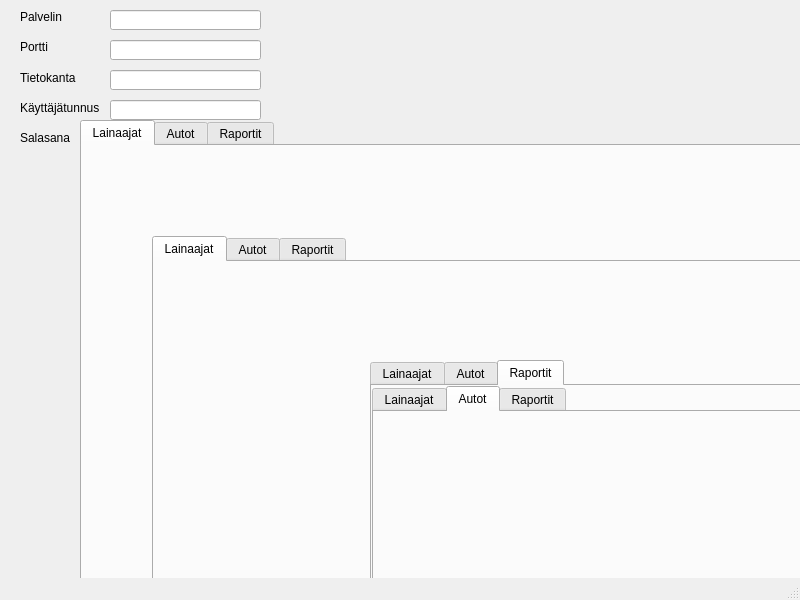
<?xml version="1.0" encoding="UTF-8"?>
<ui version="4.0">
 <class>MainWindow</class>
 <widget class="QMainWindow" name="MainWindow">
  <property name="geometry">
   <rect>
    <x>0</x>
    <y>0</y>
    <width>800</width>
    <height>600</height>
   </rect>
  </property>
  <property name="cursor">
   <cursorShape>PointingHandCursor</cursorShape>
  </property>
  <property name="windowTitle">
   <string>MainWindow</string>
  </property>
  <widget class="QWidget" name="centralwidget">
   <widget class="QLabel" name="ServerLabel">
    <property name="geometry">
     <rect>
      <x>20</x>
      <y>10</y>
      <width>47</width>
      <height>13</height>
     </rect>
    </property>
    <property name="font">
     <font>
      <pointsize>9</pointsize>
     </font>
    </property>
    <property name="text">
     <string>Palvelin</string>
    </property>
   </widget>
   <widget class="QLabel" name="portLabel">
    <property name="geometry">
     <rect>
      <x>20</x>
      <y>40</y>
      <width>47</width>
      <height>13</height>
     </rect>
    </property>
    <property name="font">
     <font>
      <pointsize>9</pointsize>
     </font>
    </property>
    <property name="text">
     <string>Portti</string>
    </property>
   </widget>
   <widget class="QLabel" name="databaseLabel">
    <property name="geometry">
     <rect>
      <x>20</x>
      <y>70</y>
      <width>71</width>
      <height>16</height>
     </rect>
    </property>
    <property name="font">
     <font>
      <pointsize>9</pointsize>
     </font>
    </property>
    <property name="text">
     <string>Tietokanta</string>
    </property>
   </widget>
   <widget class="QLabel" name="userLabel">
    <property name="geometry">
     <rect>
      <x>20</x>
      <y>100</y>
      <width>101</width>
      <height>16</height>
     </rect>
    </property>
    <property name="font">
     <font>
      <pointsize>9</pointsize>
     </font>
    </property>
    <property name="text">
     <string>Käyttäjätunnus</string>
    </property>
   </widget>
   <widget class="QLabel" name="passwordLabel">
    <property name="geometry">
     <rect>
      <x>20</x>
      <y>130</y>
      <width>71</width>
      <height>16</height>
     </rect>
    </property>
    <property name="font">
     <font>
      <pointsize>9</pointsize>
     </font>
    </property>
    <property name="text">
     <string>Salasana</string>
    </property>
   </widget>
   <widget class="QLineEdit" name="serverLineEdit">
    <property name="geometry">
     <rect>
      <x>110</x>
      <y>10</y>
      <width>151</width>
      <height>20</height>
     </rect>
    </property>
   </widget>
   <widget class="QLineEdit" name="portLineEdit">
    <property name="geometry">
     <rect>
      <x>110</x>
      <y>40</y>
      <width>151</width>
      <height>20</height>
     </rect>
    </property>
   </widget>
   <widget class="QLineEdit" name="databaseLineEdit">
    <property name="geometry">
     <rect>
      <x>110</x>
      <y>70</y>
      <width>151</width>
      <height>20</height>
     </rect>
    </property>
   </widget>
   <widget class="QLineEdit" name="passwordLineEdit">
    <property name="geometry">
     <rect>
      <x>110</x>
      <y>130</y>
      <width>151</width>
      <height>20</height>
     </rect>
    </property>
    <property name="echoMode">
     <enum>QLineEdit::Password</enum>
    </property>
   </widget>
   <widget class="QLineEdit" name="userLineEdit">
    <property name="geometry">
     <rect>
      <x>110</x>
      <y>100</y>
      <width>151</width>
      <height>20</height>
     </rect>
    </property>
   </widget>
   <widget class="QPushButton" name="saveSettingspushButton">
    <property name="geometry">
     <rect>
      <x>110</x>
      <y>160</y>
      <width>111</width>
      <height>31</height>
     </rect>
    </property>
    <property name="font">
     <font>
      <pointsize>11</pointsize>
     </font>
    </property>
    <property name="text">
     <string>Tallenna</string>
    </property>
   </widget>
   <widget class="QTabWidget" name="valikko">
    <property name="geometry">
     <rect>
      <x>80</x>
      <y>120</y>
      <width>761</width>
      <height>821</height>
     </rect>
    </property>
    <property name="currentIndex">
     <number>0</number>
    </property>
    <widget class="QWidget" name="studentTab">
     <attribute name="title">
      <string>Lainaajat</string>
     </attribute>
     <widget class="QTabWidget" name="valikko_2">
      <property name="geometry">
       <rect>
        <x>70</x>
        <y>90</y>
        <width>761</width>
        <height>821</height>
       </rect>
      </property>
      <property name="currentIndex">
       <number>0</number>
      </property>
      <widget class="QWidget" name="studentTab_2">
       <attribute name="title">
        <string>Lainaajat</string>
       </attribute>
      </widget>
      <widget class="QWidget" name="vechileTab_2">
       <attribute name="title">
        <string>Autot</string>
       </attribute>
      </widget>
      <widget class="QWidget" name="reportsTab_2">
       <attribute name="title">
        <string>Raportit</string>
       </attribute>
       <widget class="QLabel" name="label_6">
        <property name="geometry">
         <rect>
          <x>20</x>
          <y>40</y>
          <width>81</width>
          <height>16</height>
         </rect>
        </property>
        <property name="text">
         <string>Henkilötunnus</string>
        </property>
       </widget>
       <widget class="QLabel" name="label_7">
        <property name="geometry">
         <rect>
          <x>20</x>
          <y>70</y>
          <width>81</width>
          <height>16</height>
         </rect>
        </property>
        <property name="text">
         <string>Etunimi</string>
        </property>
       </widget>
       <widget class="QLabel" name="label_8">
        <property name="geometry">
         <rect>
          <x>20</x>
          <y>100</y>
          <width>81</width>
          <height>16</height>
         </rect>
        </property>
        <property name="text">
         <string>Sukunimi</string>
        </property>
       </widget>
       <widget class="QLabel" name="label_9">
        <property name="geometry">
         <rect>
          <x>20</x>
          <y>130</y>
          <width>47</width>
          <height>13</height>
         </rect>
        </property>
        <property name="text">
         <string>Ryhmä</string>
        </property>
       </widget>
       <widget class="QLabel" name="label_10">
        <property name="geometry">
         <rect>
          <x>20</x>
          <y>160</y>
          <width>91</width>
          <height>16</height>
         </rect>
        </property>
        <property name="text">
         <string>Ajoneuvoluokka</string>
        </property>
       </widget>
       <widget class="QLineEdit" name="lineEdit_4">
        <property name="geometry">
         <rect>
          <x>110</x>
          <y>40</y>
          <width>113</width>
          <height>20</height>
         </rect>
        </property>
       </widget>
       <widget class="QLineEdit" name="lineEdit_6">
        <property name="geometry">
         <rect>
          <x>110</x>
          <y>70</y>
          <width>113</width>
          <height>20</height>
         </rect>
        </property>
       </widget>
       <widget class="QLineEdit" name="lineEdit_7">
        <property name="geometry">
         <rect>
          <x>110</x>
          <y>100</y>
          <width>113</width>
          <height>20</height>
         </rect>
        </property>
       </widget>
       <widget class="QLineEdit" name="lineEdit_8">
        <property name="geometry">
         <rect>
          <x>110</x>
          <y>160</y>
          <width>113</width>
          <height>20</height>
         </rect>
        </property>
       </widget>
       <widget class="QComboBox" name="comboBox_2">
        <property name="geometry">
         <rect>
          <x>110</x>
          <y>130</y>
          <width>111</width>
          <height>22</height>
         </rect>
        </property>
       </widget>
      </widget>
     </widget>
    </widget>
    <widget class="QWidget" name="vechileTab">
     <attribute name="title">
      <string>Autot</string>
     </attribute>
    </widget>
    <widget class="QWidget" name="reportsTab">
     <attribute name="title">
      <string>Raportit</string>
     </attribute>
     <widget class="QLabel" name="label">
      <property name="geometry">
       <rect>
        <x>20</x>
        <y>40</y>
        <width>81</width>
        <height>16</height>
       </rect>
      </property>
      <property name="text">
       <string>Henkilötunnus</string>
      </property>
     </widget>
     <widget class="QLabel" name="label_2">
      <property name="geometry">
       <rect>
        <x>20</x>
        <y>70</y>
        <width>81</width>
        <height>16</height>
       </rect>
      </property>
      <property name="text">
       <string>Etunimi</string>
      </property>
     </widget>
     <widget class="QLabel" name="label_3">
      <property name="geometry">
       <rect>
        <x>20</x>
        <y>100</y>
        <width>81</width>
        <height>16</height>
       </rect>
      </property>
      <property name="text">
       <string>Sukunimi</string>
      </property>
     </widget>
     <widget class="QLabel" name="label_4">
      <property name="geometry">
       <rect>
        <x>20</x>
        <y>130</y>
        <width>47</width>
        <height>13</height>
       </rect>
      </property>
      <property name="text">
       <string>Ryhmä</string>
      </property>
     </widget>
     <widget class="QLabel" name="label_5">
      <property name="geometry">
       <rect>
        <x>20</x>
        <y>160</y>
        <width>91</width>
        <height>16</height>
       </rect>
      </property>
      <property name="text">
       <string>Ajoneuvoluokka</string>
      </property>
     </widget>
     <widget class="QLineEdit" name="lineEdit">
      <property name="geometry">
       <rect>
        <x>110</x>
        <y>40</y>
        <width>113</width>
        <height>20</height>
       </rect>
      </property>
     </widget>
     <widget class="QLineEdit" name="lineEdit_2">
      <property name="geometry">
       <rect>
        <x>110</x>
        <y>70</y>
        <width>113</width>
        <height>20</height>
       </rect>
      </property>
     </widget>
     <widget class="QLineEdit" name="lineEdit_3">
      <property name="geometry">
       <rect>
        <x>110</x>
        <y>100</y>
        <width>113</width>
        <height>20</height>
       </rect>
      </property>
     </widget>
     <widget class="QLineEdit" name="lineEdit_5">
      <property name="geometry">
       <rect>
        <x>110</x>
        <y>160</y>
        <width>113</width>
        <height>20</height>
       </rect>
      </property>
     </widget>
     <widget class="QComboBox" name="comboBox">
      <property name="geometry">
       <rect>
        <x>110</x>
        <y>130</y>
        <width>111</width>
        <height>22</height>
       </rect>
      </property>
     </widget>
    </widget>
   </widget>
   <widget class="QTabWidget" name="valikko_3">
    <property name="geometry">
     <rect>
      <x>370</x>
      <y>360</y>
      <width>761</width>
      <height>821</height>
     </rect>
    </property>
    <property name="currentIndex">
     <number>2</number>
    </property>
    <widget class="QWidget" name="studentTab_3">
     <attribute name="title">
      <string>Lainaajat</string>
     </attribute>
    </widget>
    <widget class="QWidget" name="vechileTab_3">
     <attribute name="title">
      <string>Autot</string>
     </attribute>
    </widget>
    <widget class="QWidget" name="reportsTab_3">
     <attribute name="title">
      <string>Raportit</string>
     </attribute>
     <widget class="QLabel" name="label_11">
      <property name="geometry">
       <rect>
        <x>20</x>
        <y>40</y>
        <width>81</width>
        <height>16</height>
       </rect>
      </property>
      <property name="text">
       <string>Henkilötunnus</string>
      </property>
     </widget>
     <widget class="QLabel" name="label_12">
      <property name="geometry">
       <rect>
        <x>20</x>
        <y>70</y>
        <width>81</width>
        <height>16</height>
       </rect>
      </property>
      <property name="text">
       <string>Etunimi</string>
      </property>
     </widget>
     <widget class="QLabel" name="label_13">
      <property name="geometry">
       <rect>
        <x>20</x>
        <y>100</y>
        <width>81</width>
        <height>16</height>
       </rect>
      </property>
      <property name="text">
       <string>Sukunimi</string>
      </property>
     </widget>
     <widget class="QLabel" name="label_14">
      <property name="geometry">
       <rect>
        <x>20</x>
        <y>130</y>
        <width>47</width>
        <height>13</height>
       </rect>
      </property>
      <property name="text">
       <string>Ryhmä</string>
      </property>
     </widget>
     <widget class="QLabel" name="label_15">
      <property name="geometry">
       <rect>
        <x>20</x>
        <y>160</y>
        <width>91</width>
        <height>16</height>
       </rect>
      </property>
      <property name="text">
       <string>Ajoneuvoluokka</string>
      </property>
     </widget>
     <widget class="QLineEdit" name="lineEdit_9">
      <property name="geometry">
       <rect>
        <x>110</x>
        <y>40</y>
        <width>113</width>
        <height>20</height>
       </rect>
      </property>
     </widget>
     <widget class="QLineEdit" name="lineEdit_10">
      <property name="geometry">
       <rect>
        <x>110</x>
        <y>70</y>
        <width>113</width>
        <height>20</height>
       </rect>
      </property>
     </widget>
     <widget class="QLineEdit" name="lineEdit_11">
      <property name="geometry">
       <rect>
        <x>110</x>
        <y>100</y>
        <width>113</width>
        <height>20</height>
       </rect>
      </property>
     </widget>
     <widget class="QLineEdit" name="lineEdit_12">
      <property name="geometry">
       <rect>
        <x>110</x>
        <y>160</y>
        <width>113</width>
        <height>20</height>
       </rect>
      </property>
     </widget>
     <widget class="QComboBox" name="comboBox_3">
      <property name="geometry">
       <rect>
        <x>110</x>
        <y>130</y>
        <width>111</width>
        <height>22</height>
       </rect>
      </property>
     </widget>
     <widget class="QTabWidget" name="valikko_4">
      <property name="geometry">
       <rect>
        <x>0</x>
        <y>0</y>
        <width>761</width>
        <height>821</height>
       </rect>
      </property>
      <property name="currentIndex">
       <number>1</number>
      </property>
      <widget class="QWidget" name="studentTab_4">
       <attribute name="title">
        <string>Lainaajat</string>
       </attribute>
      </widget>
      <widget class="QWidget" name="vechileTab_4">
       <attribute name="title">
        <string>Autot</string>
       </attribute>
      </widget>
      <widget class="QWidget" name="reportsTab_4">
       <attribute name="title">
        <string>Raportit</string>
       </attribute>
       <widget class="QLabel" name="label_16">
        <property name="geometry">
         <rect>
          <x>20</x>
          <y>40</y>
          <width>81</width>
          <height>16</height>
         </rect>
        </property>
        <property name="text">
         <string>Henkilötunnus</string>
        </property>
       </widget>
       <widget class="QLabel" name="label_17">
        <property name="geometry">
         <rect>
          <x>20</x>
          <y>70</y>
          <width>81</width>
          <height>16</height>
         </rect>
        </property>
        <property name="text">
         <string>Etunimi</string>
        </property>
       </widget>
       <widget class="QLabel" name="label_18">
        <property name="geometry">
         <rect>
          <x>20</x>
          <y>100</y>
          <width>81</width>
          <height>16</height>
         </rect>
        </property>
        <property name="text">
         <string>Sukunimi</string>
        </property>
       </widget>
       <widget class="QLabel" name="label_19">
        <property name="geometry">
         <rect>
          <x>20</x>
          <y>130</y>
          <width>47</width>
          <height>13</height>
         </rect>
        </property>
        <property name="text">
         <string>Ryhmä</string>
        </property>
       </widget>
       <widget class="QLabel" name="label_20">
        <property name="geometry">
         <rect>
          <x>20</x>
          <y>160</y>
          <width>91</width>
          <height>16</height>
         </rect>
        </property>
        <property name="text">
         <string>Ajoneuvoluokka</string>
        </property>
       </widget>
       <widget class="QLineEdit" name="lineEdit_13">
        <property name="geometry">
         <rect>
          <x>110</x>
          <y>40</y>
          <width>113</width>
          <height>20</height>
         </rect>
        </property>
       </widget>
       <widget class="QLineEdit" name="lineEdit_14">
        <property name="geometry">
         <rect>
          <x>110</x>
          <y>70</y>
          <width>113</width>
          <height>20</height>
         </rect>
        </property>
       </widget>
       <widget class="QLineEdit" name="lineEdit_15">
        <property name="geometry">
         <rect>
          <x>110</x>
          <y>100</y>
          <width>113</width>
          <height>20</height>
         </rect>
        </property>
       </widget>
       <widget class="QLineEdit" name="lineEdit_16">
        <property name="geometry">
         <rect>
          <x>110</x>
          <y>160</y>
          <width>113</width>
          <height>20</height>
         </rect>
        </property>
       </widget>
       <widget class="QComboBox" name="comboBox_4">
        <property name="geometry">
         <rect>
          <x>110</x>
          <y>130</y>
          <width>111</width>
          <height>22</height>
         </rect>
        </property>
       </widget>
      </widget>
     </widget>
    </widget>
   </widget>
  </widget>
  <widget class="QMenuBar" name="menubar">
   <property name="geometry">
    <rect>
     <x>0</x>
     <y>0</y>
     <width>800</width>
     <height>21</height>
    </rect>
   </property>
  </widget>
  <widget class="QStatusBar" name="statusbar"/>
 </widget>
 <tabstops>
  <tabstop>passwordLineEdit</tabstop>
  <tabstop>serverLineEdit</tabstop>
  <tabstop>userLineEdit</tabstop>
  <tabstop>portLineEdit</tabstop>
  <tabstop>databaseLineEdit</tabstop>
  <tabstop>saveSettingspushButton</tabstop>
 </tabstops>
 <resources/>
 <connections/>
</ui>
